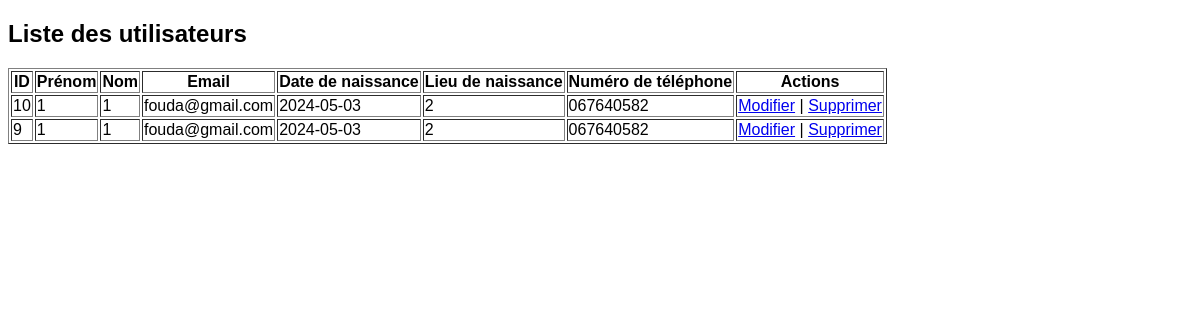
Screenshot of /process.php with the database file from the repository.
### tables this page shows
CREATE TABLE IF NOT EXISTS `users` (
  `id` int NOT NULL AUTO_INCREMENT,
  `first_name` varchar(50) NOT NULL,
  `last_name` varchar(50) NOT NULL,
  `email` varchar(100) NOT NULL,
  `birth_date` date NOT NULL,
  `birth_place` varchar(100) NOT NULL,
  `phone_number` varchar(20) NOT NULL,
  PRIMARY KEY (`id`)
);

### process.php (the view, shortened to what this page needs)
<?php
include 'db.php';
        ?>
<!DOCTYPE html>
<html lang="en">
<head>
    <link rel="stylesheet" href="style.css">
</head>
<body>
    <h2>Liste des utilisateurs</h2>
    <?php
    $sql = "SELECT * FROM users";
    $result = $conn->query($sql);
    if ($result->num_rows > 0) {
        echo "<table border='1'>
        <tr>
        <th>ID</th>
        <th>Prénom</th>
        <th>Nom</th>
        <th>Email</th>
        <th>Date de naissance</th>
        <th>Lieu de naissance</th>
        <th>Numéro de téléphone</th>
        <th>Actions</th>
        </tr>";
        while($row = $result->fetch_assoc()) {
            echo "<tr>
            <td>".$row['id']."</td>
            <td>".$row['first_name']."</td>
            <td>".$row['last_name']."</td>
            <td>".$row['email']."</td>
            <td>".$row['birth_date']."</td>
            <td>".$row['birth_place']."</td>
            <td>".$row['phone_number']."</td>
            <td>
            <a href='process.php?action=edit&id=".$row['id']."'>Modifier</a> |
            <a href='process.php?action=delete&id=".$row['id']."'>Supprimer</a>
            </td>
            </tr>";
        }
        echo "</table>";
    } else {
        echo "Aucun enregistrement trouvé";
    }
    ?>
</body>
</html>

### style.css (style rules this page uses)
body { font-family: Arial, sans-serif; }

### rows the page displays
users: id "10", first_name "1", last_name "1", email "fouda@gmail.com", birth_date "2024-05-03", birth_place "2", phone_number "067640582"
users: id "9", first_name "1", last_name "1", email "fouda@gmail.com", birth_date "2024-05-03", birth_place "2", phone_number "067640582"
